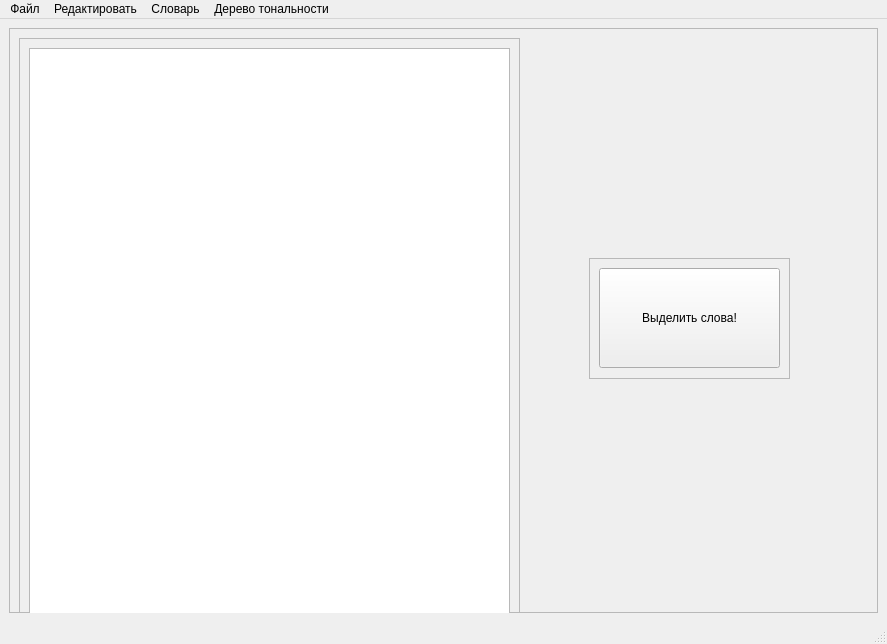
<?xml version="1.0" encoding="UTF-8"?>
<ui version="4.0">
 <class>MainWindow</class>
 <widget class="QMainWindow" name="MainWindow">
  <property name="geometry">
   <rect>
    <x>0</x>
    <y>0</y>
    <width>887</width>
    <height>644</height>
   </rect>
  </property>
  <property name="contextMenuPolicy">
   <enum>Qt::NoContextMenu</enum>
  </property>
  <property name="windowTitle">
   <string>Sentiment Text Markup</string>
  </property>
  <widget class="QWidget" name="centralwidget">
   <layout class="QGridLayout" name="gridLayout">
    <item row="1" column="0">
     <widget class="QFrame" name="frame">
      <property name="contextMenuPolicy">
       <enum>Qt::ActionsContextMenu</enum>
      </property>
      <property name="toolTipDuration">
       <number>4</number>
      </property>
      <property name="frameShape">
       <enum>QFrame::StyledPanel</enum>
      </property>
      <property name="frameShadow">
       <enum>QFrame::Raised</enum>
      </property>
      <widget class="QFrame" name="frame_2">
       <property name="geometry">
        <rect>
         <x>10</x>
         <y>10</y>
         <width>501</width>
         <height>591</height>
        </rect>
       </property>
       <property name="frameShape">
        <enum>QFrame::StyledPanel</enum>
       </property>
       <property name="frameShadow">
        <enum>QFrame::Raised</enum>
       </property>
       <layout class="QGridLayout" name="gridLayout_2">
        <item row="0" column="1">
         <widget class="QTextEdit" name="textField">
          <property name="mouseTracking">
           <bool>true</bool>
          </property>
          <property name="contextMenuPolicy">
           <enum>Qt::CustomContextMenu</enum>
          </property>
          <property name="readOnly">
           <bool>true</bool>
          </property>
          <property name="html">
           <string>&lt;!DOCTYPE HTML PUBLIC &quot;-//W3C//DTD HTML 4.0//EN&quot; &quot;http://www.w3.org/TR/REC-html40/strict.dtd&quot;&gt;
&lt;html&gt;&lt;head&gt;&lt;meta name=&quot;qrichtext&quot; content=&quot;1&quot; /&gt;&lt;style type=&quot;text/css&quot;&gt;
p, li { white-space: pre-wrap; }
&lt;/style&gt;&lt;/head&gt;&lt;body style=&quot; font-family:'MS Shell Dlg 2'; font-size:8.25pt; font-weight:400; font-style:normal;&quot;&gt;
&lt;p style=&quot;-qt-paragraph-type:empty; margin-top:12px; margin-bottom:12px; margin-left:0px; margin-right:0px; -qt-block-indent:0; text-indent:0px;&quot;&gt;&lt;br /&gt;&lt;/p&gt;&lt;/body&gt;&lt;/html&gt;</string>
          </property>
         </widget>
        </item>
       </layout>
      </widget>
      <widget class="QFrame" name="frame_3">
       <property name="geometry">
        <rect>
         <x>580</x>
         <y>230</y>
         <width>201</width>
         <height>121</height>
        </rect>
       </property>
       <property name="minimumSize">
        <size>
         <width>100</width>
         <height>0</height>
        </size>
       </property>
       <property name="frameShape">
        <enum>QFrame::StyledPanel</enum>
       </property>
       <property name="frameShadow">
        <enum>QFrame::Raised</enum>
       </property>
       <layout class="QGridLayout" name="gridLayout_3">
        <item row="0" column="0">
         <widget class="QPushButton" name="buttonMarkup">
          <property name="minimumSize">
           <size>
            <width>100</width>
            <height>100</height>
           </size>
          </property>
          <property name="text">
           <string>Выделить слова!</string>
          </property>
         </widget>
        </item>
       </layout>
      </widget>
     </widget>
    </item>
   </layout>
  </widget>
  <widget class="QMenuBar" name="menubar">
   <property name="geometry">
    <rect>
     <x>0</x>
     <y>0</y>
     <width>887</width>
     <height>21</height>
    </rect>
   </property>
   <widget class="QMenu" name="menu">
    <property name="title">
     <string>Файл</string>
    </property>
    <addaction name="menuOpen"/>
    <addaction name="separator"/>
    <addaction name="menuSave"/>
    <addaction name="menuSaveAs"/>
   </widget>
   <widget class="QMenu" name="menu_2">
    <property name="title">
     <string>Редактировать</string>
    </property>
    <addaction name="menuCopy"/>
    <addaction name="menuPaste"/>
    <addaction name="menuUndo"/>
   </widget>
   <widget class="QMenu" name="menu_3">
    <property name="title">
     <string>Словарь</string>
    </property>
    <addaction name="menuAddNewWord"/>
    <addaction name="menuChangeWordSentiment"/>
   </widget>
   <widget class="QMenu" name="menu_4">
    <property name="title">
     <string>Дерево тональности</string>
    </property>
    <addaction name="menuSingleSentence"/>
   </widget>
   <addaction name="menu"/>
   <addaction name="menu_2"/>
   <addaction name="menu_3"/>
   <addaction name="menu_4"/>
  </widget>
  <widget class="QStatusBar" name="statusbar"/>
  <action name="menuOpen">
   <property name="text">
    <string>Открыть...</string>
   </property>
  </action>
  <action name="menuSave">
   <property name="text">
    <string>Сохранить</string>
   </property>
  </action>
  <action name="menuSaveAs">
   <property name="text">
    <string>Сохранить как...</string>
   </property>
  </action>
  <action name="menuCopy">
   <property name="text">
    <string>Копировать</string>
   </property>
  </action>
  <action name="menuPaste">
   <property name="text">
    <string>Вставить</string>
   </property>
  </action>
  <action name="menuUndo">
   <property name="text">
    <string>Отмена</string>
   </property>
  </action>
  <action name="menuAddNewWord">
   <property name="text">
    <string>Добавть новое слово...</string>
   </property>
  </action>
  <action name="menuChangeWordSentiment">
   <property name="text">
    <string>Изменить тональность слова...</string>
   </property>
  </action>
  <action name="menuSingleSentence">
   <property name="text">
    <string>Одно предложение</string>
   </property>
  </action>
 </widget>
 <resources/>
 <connections/>
</ui>
